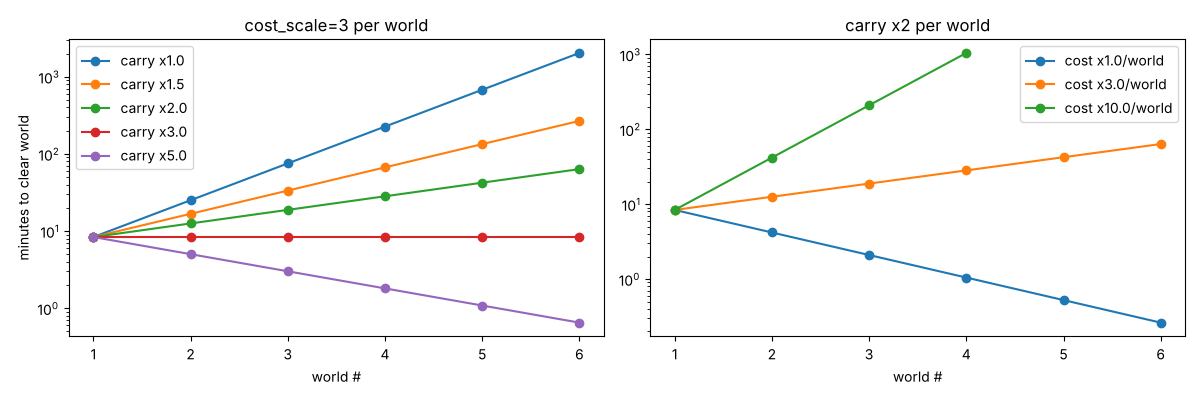

This figure's Python source:
"""Sequential Rider worlds. Each world = fresh generator ladder (cost scaled), carryover mult applied."""
import json, numpy as np
from sim import *
import matplotlib; matplotlib.use("Agg")
import matplotlib.pyplot as plt

def world_time(cfg, carry, goal_owned_top=40):
    """time until the top tier owned >= goal (world complete) under greedy play."""
    r = simulate(cfg, horizon=cfg.horizon_s, start_mult=carry, record=False)
    for (t,i,k,c) in r["events"]:
        if i==cfg.n_tiers-1 and k>=goal_owned_top: return t, r
    return None, r

def run(n_worlds=6, carry_per_world=2.0, cost_scale=1.0, n_tiers=6, goal=25, growth=1.12):
    out=[]; carry=1.0
    for w in range(n_worlds):
        cfg = Config(n_tiers=n_tiers, base_cost=10*cost_scale**w, tier_cost_ratio=8, tier_rate_ratio=6,
                     growth=growth, base_rate=1.0, milestones=(10,25,50,100), horizon_s=40*3600)
        t,r = world_time(cfg, carry, goal)
        s = goal_gap_stats(r["events"],cfg)
        out.append(dict(world=w+1, minutes=None if t is None else t/60, carry=carry, max_gap=s["max"], n_goals=s["n_goals"]))
        carry *= carry_per_world
    return out

if __name__=="__main__":
    results={}
    fig,ax=plt.subplots(1,2,figsize=(12,4))
    for cps in [1.0,1.5,2.0,3.0,5.0]:
        for cs in [1.0, 3.0, 10.0]:
            o=run(carry_per_world=cps,cost_scale=cs)
            results[f"carry{cps}_costscale{cs}"]=o
        o=results[f"carry{cps}_costscale3.0"]
        ax[0].plot([x["world"] for x in o],[x["minutes"] if x["minutes"] else np.nan for x in o],"o-",label=f"carry x{cps}")
    ax[0].set_yscale("log"); ax[0].set_xlabel("world #"); ax[0].set_ylabel("minutes to clear world"); ax[0].legend(); ax[0].set_title("cost_scale=3 per world")
    for cs in [1.0,3.0,10.0]:
        o=results[f"carry2.0_costscale{cs}"]
        ax[1].plot([x["world"] for x in o],[x["minutes"] if x["minutes"] else np.nan for x in o],"o-",label=f"cost x{cs}/world")
    ax[1].set_yscale("log"); ax[1].legend(); ax[1].set_title("carry x2 per world"); ax[1].set_xlabel("world #")
    plt.tight_layout(); plt.savefig("worlds.png",dpi=100)
    json.dump(results,open("worlds.json","w"),indent=1)
    for k,v in results.items(): print(k,[None if x["minutes"] is None else round(x["minutes"],1) for x in v])
